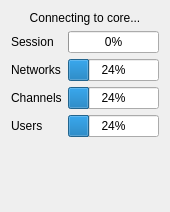
<ui version="4.0" >
 <class>CoreConnectProgressDlg</class>
 <widget class="QDialog" name="CoreConnectProgressDlg" >
  <property name="geometry" >
   <rect>
    <x>0</x>
    <y>0</y>
    <width>168</width>
    <height>212</height>
   </rect>
  </property>
  <property name="windowTitle" >
   <string>Connection Progress</string>
  </property>
  <layout class="QVBoxLayout" name="verticalLayout" >
   <item>
    <widget class="QLabel" name="label" >
     <property name="text" >
      <string>Connecting to core...</string>
     </property>
     <property name="alignment" >
      <set>Qt::AlignCenter</set>
     </property>
     <property name="wordWrap" >
      <bool>true</bool>
     </property>
    </widget>
   </item>
   <item>
    <layout class="QGridLayout" name="gridLayout" >
     <item row="0" column="0" >
      <widget class="QLabel" name="label_2" >
       <property name="text" >
        <string>Session</string>
       </property>
      </widget>
     </item>
     <item row="0" column="1" >
      <widget class="QProgressBar" name="sessionProgress" >
       <property name="value" >
        <number>0</number>
       </property>
       <property name="orientation" >
        <enum>Qt::Horizontal</enum>
       </property>
       <property name="format" >
        <string>%p%</string>
       </property>
      </widget>
     </item>
     <item row="1" column="0" >
      <widget class="QLabel" name="label_3" >
       <property name="text" >
        <string>Networks</string>
       </property>
      </widget>
     </item>
     <item row="1" column="1" >
      <widget class="QProgressBar" name="networksProgress" >
       <property name="value" >
        <number>24</number>
       </property>
       <property name="format" >
        <string>%p%</string>
       </property>
      </widget>
     </item>
     <item row="2" column="0" >
      <widget class="QLabel" name="label_4" >
       <property name="text" >
        <string>Channels</string>
       </property>
      </widget>
     </item>
     <item row="2" column="1" >
      <widget class="QProgressBar" name="channelsProgress" >
       <property name="value" >
        <number>24</number>
       </property>
       <property name="format" >
        <string>%p%</string>
       </property>
      </widget>
     </item>
     <item row="3" column="0" >
      <widget class="QLabel" name="label_5" >
       <property name="text" >
        <string>Users</string>
       </property>
      </widget>
     </item>
     <item row="3" column="1" >
      <widget class="QProgressBar" name="ircUsersProgress" >
       <property name="value" >
        <number>24</number>
       </property>
       <property name="format" >
        <string>%p%</string>
       </property>
      </widget>
     </item>
    </layout>
   </item>
   <item>
    <spacer>
     <property name="orientation" >
      <enum>Qt::Vertical</enum>
     </property>
     <property name="sizeHint" stdset="0" >
      <size>
       <width>138</width>
       <height>51</height>
      </size>
     </property>
    </spacer>
   </item>
  </layout>
 </widget>
 <resources/>
 <connections/>
</ui>
